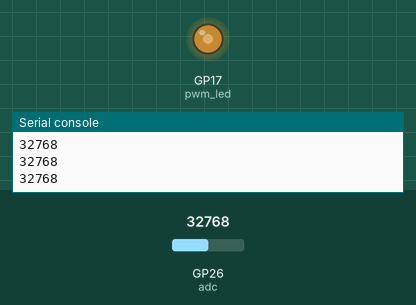
The program below on a simulated Raspberry Pi Pico running MicroPython. On the bench: output pins drawn as LEDs (lit = HIGH), the last lines printed to the serial console. The inputs (shaded band) are chosen by the test bench; at power-on: GP26 (adc) = 32768 (analog values on the 0–65535 scale).

Above: at 1.2 s.
1.3 s: GP26 (adc) set to 45874
At 2.4 s:
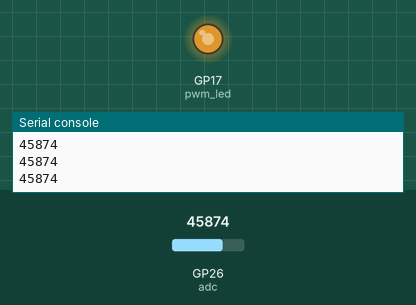
2.9 s: GP26 (adc) set to 57670
At 3.7 s:
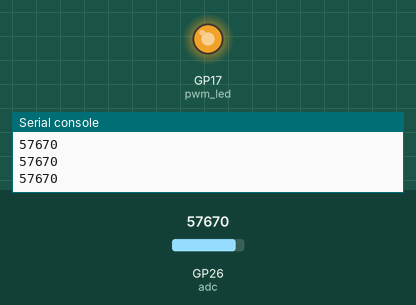
4.5 s: GP26 (adc) set to 7864
At 5.0 s:
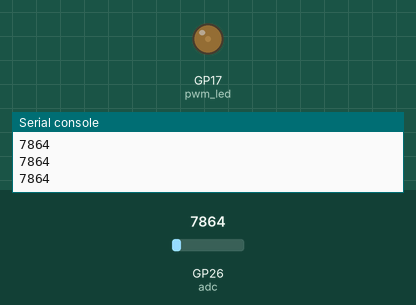
6.1 s: GP26 (adc) set to 0
At 7.5 s:
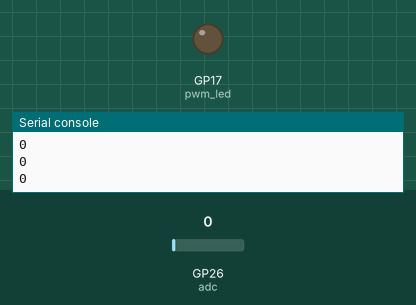
Timing chart, 0 to 8.7 s (numbered marks = the images above; inputs shaded):
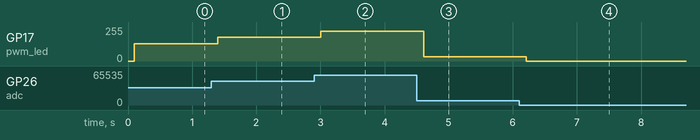

The program:

variable_light.py
```python
from machine import Pin, ADC, PWM # importe dans le code la lib qui permet de gerer les Pin de sortie et de reception de signaux analogique
import time # importe dans le code la lib qui permet de gerer le temps

pwm_led = PWM(Pin(17,mode=Pin.OUT))
pwm_led.freq(1_000)

adc = ADC(Pin(26, mode=Pin.IN)) # on prescise au programme que la pin 26 est une entré de type ADC

while True:# boucle infini
    val = adc.read_u16() # elle lit la valeur converti entre 0 et 65535
    #print(type(val))
    #val = val * (10 / 65535) # produit en crois pour retrouver le voltage
    print(int(val)) # ecrire la valeur de val en arrondisant à l'entier
    time.sleep_ms(100) # attendre 100ms => 0.1 seconde

    pwm_led.duty_u16(val)
```

Measured:
- after the input at 1.3 s, GP17 (pwm_led): 128/255 → 178/255 after 0.10 s
- after the input at 2.9 s, GP17 (pwm_led): 178/255 → 224/255 after 0.11 s
- after the input at 4.5 s, GP17 (pwm_led): 224/255 → 31/255 after 0.11 s
- after the input at 6.1 s, GP17 (pwm_led): 31/255 → 0/255 after 0.11 s
